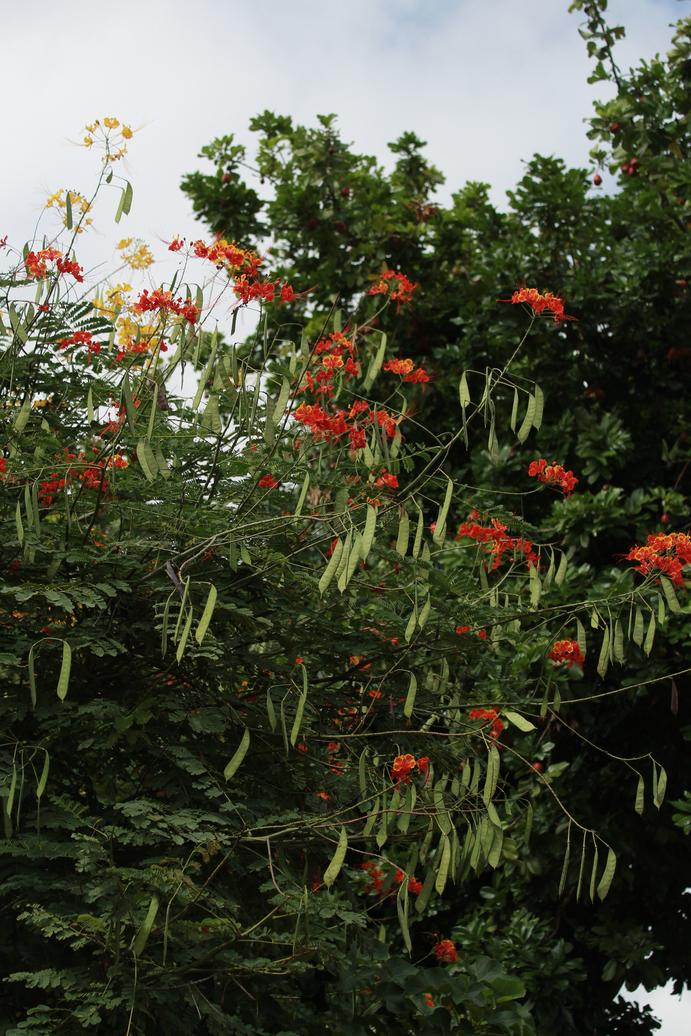
#> input picture src/assets/ghana/IMG_8507_downsampled.JPG, 691 x 1036 px; its folder holds 4 pictures in this run
$ python downsampler.py   (older library calls are emulated)
#> lines starting #> are read from the running program, lines starting #| are printed output that depends on the picture
import os
from PIL import Image, ImageOps

def downsample_image(image_path, output_path, scale_factor=0.5):
    """
    Downsamples an image by a given scale factor and saves it to the output path, maintaining its orientation.

    :param image_path: Path to the original image.
    :param output_path: Path to save the downsampled image.
    :param scale_factor: Factor by which to downsample the image (e.g., 0.5 for half size).
    """
#> called with image_path = './ghana/IMG_8507_downsampled.JPG', scale_factor = 0.2
    with Image.open(image_path) as img:
        # Correct orientation based on EXIF data
#> img is the input picture: PIL image 691x1036 RGB; mean R, G, B 80.3, 82.8, 65.4
        img = ImageOps.exif_transpose(img)

        # Calculate new dimensions
        new_width = int(img.width * scale_factor)
#> new_width = 138
        new_height = int(img.height * scale_factor)
#> new_height = 207

        # Downsample the image
        downsampled_img = img.resize((new_width, new_height), Image.ANTIALIAS)
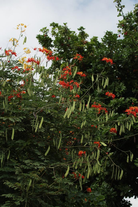
#> downsampled_img: PIL image 138x207 RGB; mean R, G, B 80.3, 82.8, 65.4

        # Save the downsampled image
        downsampled_img.save(output_path)

def process_folder(input_folder, output_folder, scale_factor=0.5):
    """
    Processes all images in the input folder, downsampling each and saving to the output folder.

    :param input_folder: Folder containing images to downsample.
    :param output_folder: Folder to save the downsampled images.
    :param scale_factor: Factor by which to downsample the images.
    """
    if not os.path.exists(output_folder):
        os.makedirs(output_folder)

    for filename in os.listdir(input_folder):
        if filename.lower().endswith(('.png', '.jpg', '.jpeg', '.bmp', '.gif')):
            input_path = os.path.join(input_folder, filename)
            output_path = os.path.join(output_folder, f"{os.path.splitext(filename)[0]}_downsampled{os.path.splitext(filename)[1]}")
            downsample_image(input_path, output_path, scale_factor)
#> pass 2 of the loop in process_folder, `for filename in os.listdir(input_folder):`:
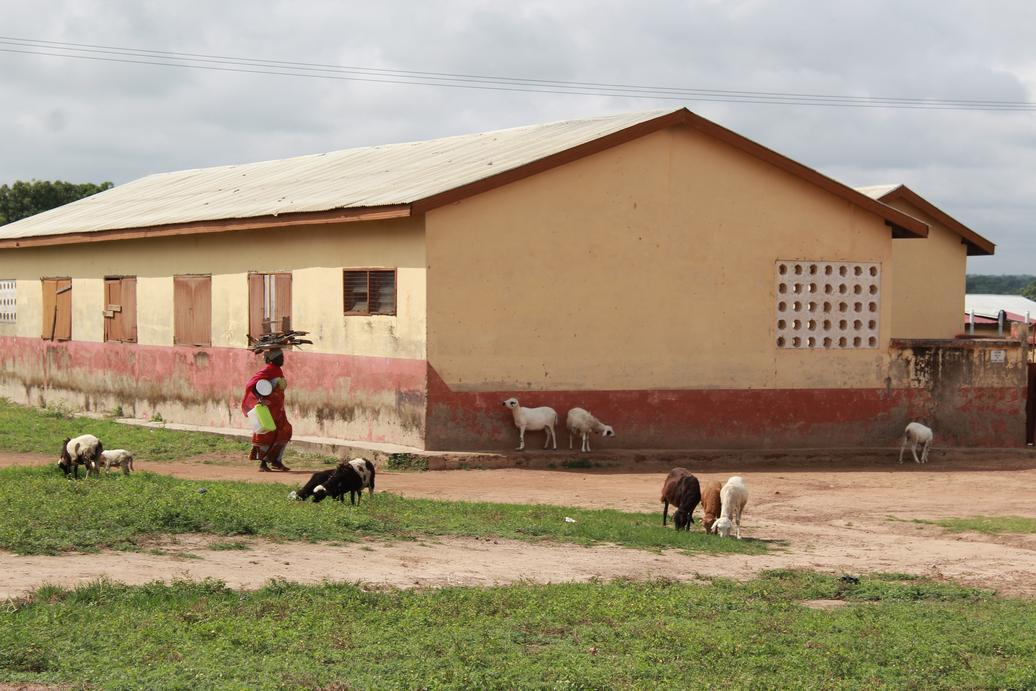
#> input picture src/assets/ghana/IMG_8511_downsampled.JPG, 1036 x 691 px
#> in downsample_image, img is the input picture: PIL image 1036x691 RGB; mean R, G, B 163.2, 148.4, 122.3
#> in downsample_image (call 2), `downsampled_img = img.resize((new_width, new_height), Image.ANTIALIAS)`:
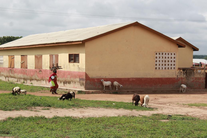
#> downsampled_img: PIL image 207x138 RGB; mean R, G, B 163.2, 148.4, 122.3
#> pass 3 of the loop in process_folder, `for filename in os.listdir(input_folder):`:
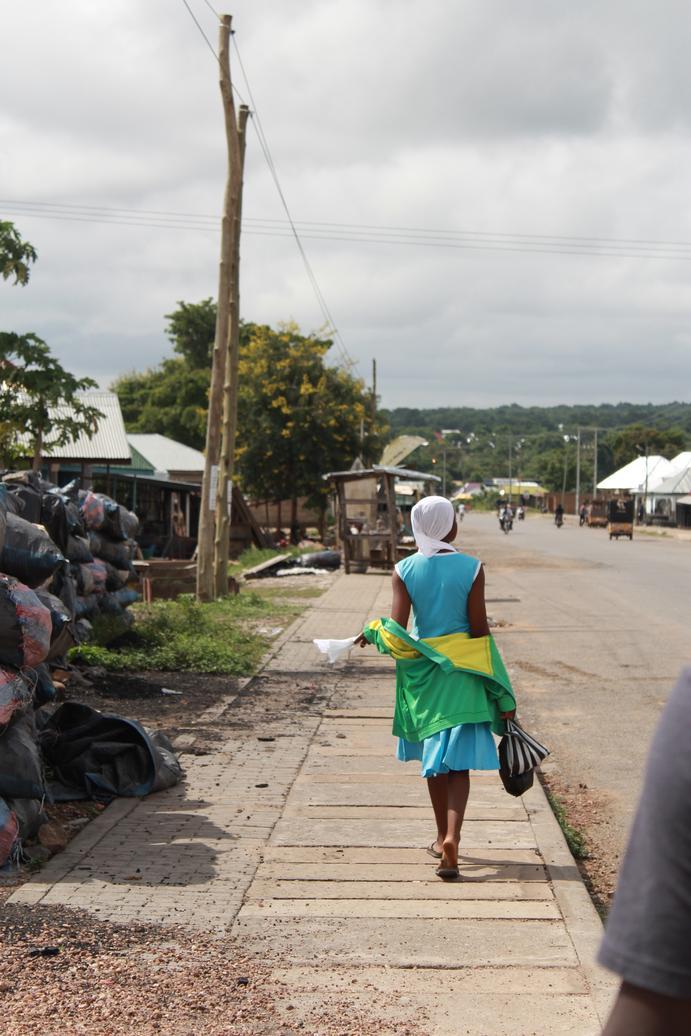
#> input picture src/assets/ghana/IMG_8513_downsampled.JPG, 691 x 1036 px
#> in downsample_image, img is the input picture: PIL image 691x1036 RGB; mean R, G, B 155.8, 151.3, 142.5
#> in downsample_image (call 3), `downsampled_img = img.resize((new_width, new_height), Image.ANTIALIAS)`:
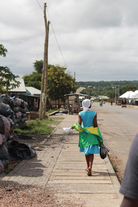
#> downsampled_img: PIL image 138x207 RGB; mean R, G, B 155.8, 151.3, 142.5
#> the loop made 4 passes; the first 3 are shown

# Define your input and output folders
input_folder = './ghana'
output_folder = 'path/to/your/output/folder'

# Downsample images in the folder
process_folder(input_folder, input_folder, scale_factor=0.2)
